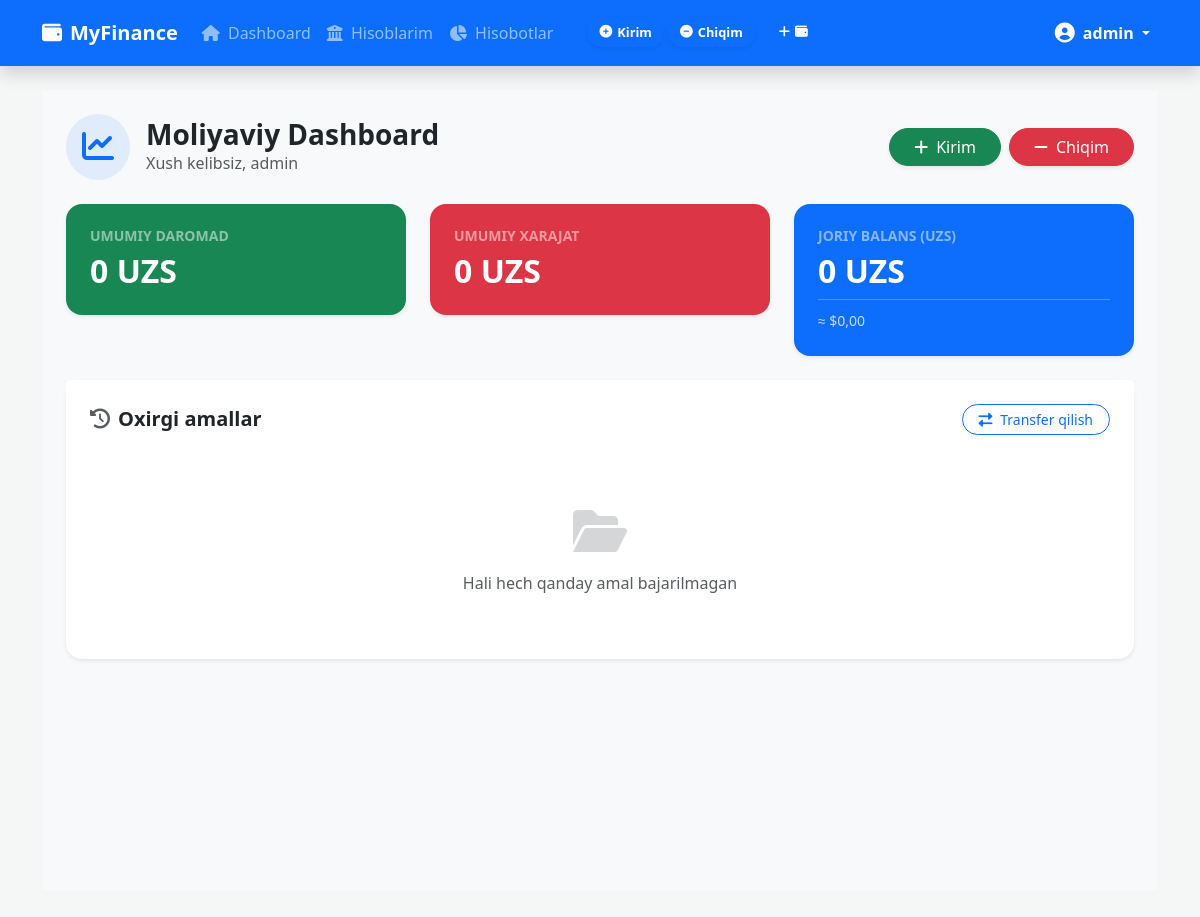
The app's page / (signed in), older data.
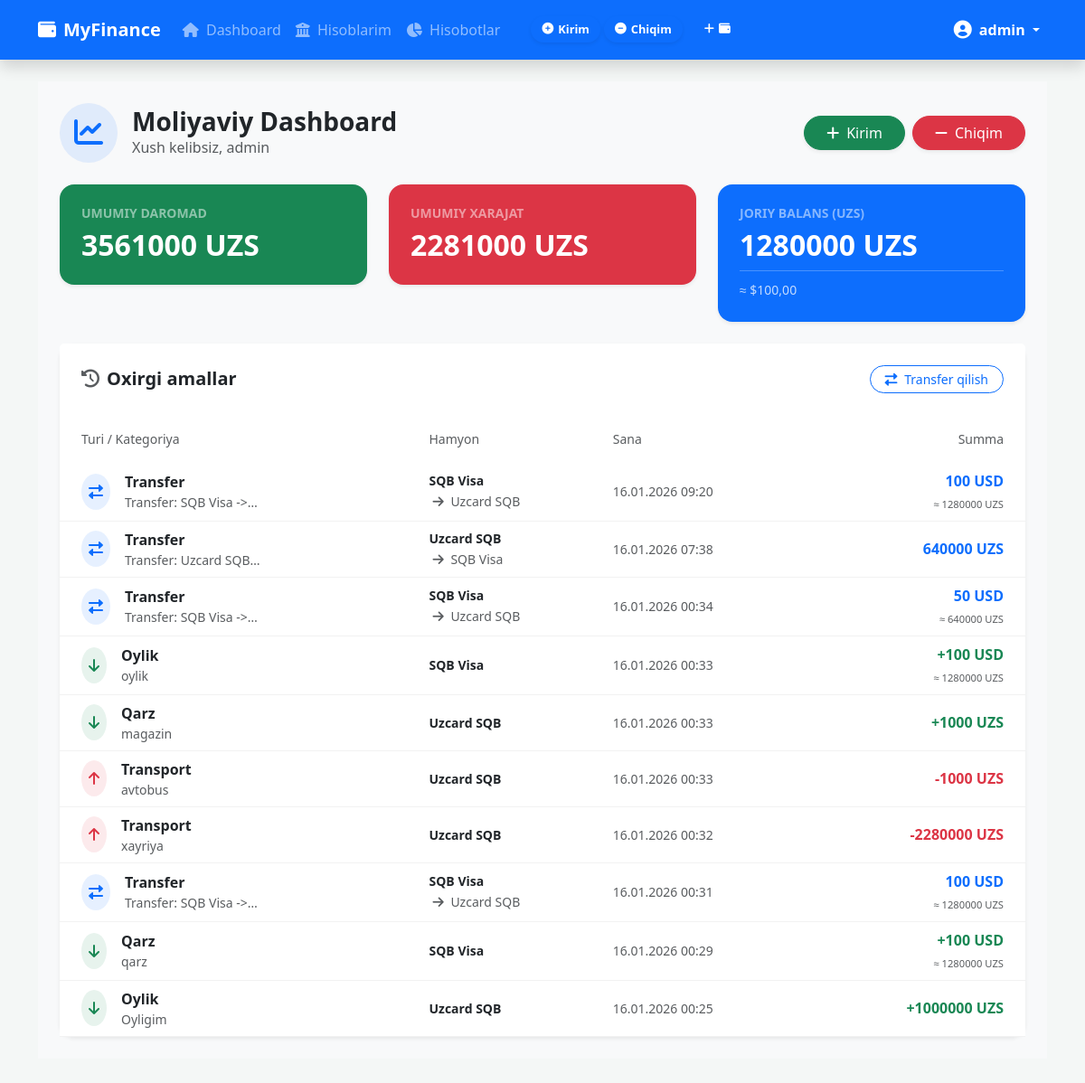
The same page, newer data.
### transactions/models.py (models this page shows, shortened)
class Transaction(models.Model):
    user = models.ForeignKey(User, on_delete=models.CASCADE)
    account = models.ForeignKey(Account, on_delete=models.CASCADE, related_name='transactions')
    category = models.ForeignKey(Category, on_delete=models.SET_NULL, null=True, blank=True)
    amount = models.DecimalField(max_digits=20, decimal_places=2)  # Asosiy miqdor
    currency = models.CharField(max_length=3)  # Tranzaksiya qilingan valyuta
    exchange_rate = models.DecimalField(max_digits=10, decimal_places=2, default=12800)
    amount_in_uzs = models.DecimalField(max_digits=20, decimal_places=2, null=True, blank=True)
    comment = models.TextField(blank=True)
    date = models.DateTimeField(auto_now_add=True)
    is_transfer = models.BooleanField(default=False)
    to_account = models.ForeignKey(Account, on_delete=models.SET_NULL, null=True, blank=True, related_name='transfers_in')
    original_amount = models.DecimalField(max_digits=20, decimal_places=2, null=True, blank=True)
    original_currency = models.CharField(max_length=3, null=True, blank=True)

class Category(models.Model):
    KIND_CHOICES = [
        ('in', 'Kirim (Income)'),
        ('out', 'Chiqim (Expense)'),
    ]
    user = models.ForeignKey(User, on_delete=models.CASCADE)
    name = models.CharField(max_length=100)
    kind = models.CharField(max_length=3, choices=KIND_CHOICES)
    icon = models.CharField(max_length=50, blank=True) # Masalan: fa-shopping-cart

### accounts/models.py (models this page shows, shortened)
class Account(models.Model):
    ACCOUNT_TYPES = [
        ('CASH', 'Naqd pul'),
        ('CARD', 'Bank kartasi'),
        ('OTHER', 'Boshqa'),
    ]
    CURRENCIES = [
        ('UZS', "O'zbek so'mi"),
        ('USD', "AQSH Dollari"),
    ]
    user = models.ForeignKey(User, on_delete=models.CASCADE, related_name='accounts')
    name = models.CharField(max_length=100) # Masalan: Uzcard, Visa, Naqd hamyon
    account_type = models.CharField(max_length=10, choices=ACCOUNT_TYPES, default='CARD')
    balance = models.DecimalField(max_digits=20, decimal_places=2, default=0)
    currency = models.CharField(max_length=3, choices=CURRENCIES, default='UZS')
    icon = models.CharField(max_length=50, default='wallet') # FontAwesome ikonkasi uchun

### accounts/views.py (the view)
# urls.py: path('', DashboardView.as_view(), name='dashboard'),
class DashboardView(LoginRequiredMixin, View):
    def get(self, request):
        accounts = request.user.accounts.all()
        transactions = Transaction.objects.filter(user=request.user).order_by('-date')[:15]
        total_balance_uzs = Decimal('0')
        total_income = Decimal('0')
        total_expense = Decimal('0')
        for acc in accounts:
            if acc.currency == 'USD':
                total_balance_uzs += (acc.balance * USD_TO_UZS)
            else:
                total_balance_uzs += acc.balance
        all_stats = Transaction.objects.filter(user=request.user, is_transfer=False)
        for t in all_stats:
            val = t.amount * USD_TO_UZS if t.currency == 'USD' else t.amount
            if t.category and t.category.kind == 'in':
                total_income += val
            elif t.category and t.category.kind == 'out':
                total_expense += val
        total_balance_usd = (total_balance_uzs / USD_TO_UZS).quantize(Decimal('0.01'), rounding=ROUND_DOWN)
        context = {
            'accounts': accounts,
            'transactions': transactions,
            'balance': total_balance_uzs.quantize(Decimal('1')),
            'total_income': total_income.quantize(Decimal('1')),
            'total_expense': total_expense.quantize(Decimal('1')),
            'total_balance_usd': total_balance_usd,
        }
        return render(request, 'accounts/dashboard.html', context)

### templates/accounts/dashboard.html (shortened to what this page needs)
{% extends 'base.html' %}
{% load static %}
{% block content %}
<div class="container-fluid py-4 bg-light" style="min-height: 100vh;">
    <div class="container">
        <div class="mb-4 d-flex align-items-center justify-content-between">
            <div class="d-flex align-items-center gap-3">
                <div class="bg-primary bg-opacity-10 rounded-circle p-3 text-primary">
                    <i class="fas fa-chart-line fa-2x"></i>
                </div>
                <div>
                    <h1 class="fw-bold mb-0 h3">Moliyaviy Dashboard</h1>
                    <p class="text-muted mb-0">Xush kelibsiz, {{ request.user.username }}</p>
                </div>
            </div>
            <div class="d-flex gap-2">
                <a href="{% url 'transaction_add' 'in' %}" class="btn btn-success rounded-pill px-4 shadow-sm">
                    <i class="fas fa-plus me-2"></i>Kirim
                </a>
                <a href="{% url 'transaction_add' 'out' %}" class="btn btn-danger rounded-pill px-4 shadow-sm">
                    <i class="fas fa-minus me-2"></i>Chiqim
                </a>
            </div>
        </div>
        <div class="row g-4 mb-4">
            <div class="col-md-4">
                <div class="card border-0 shadow-sm rounded-4 bg-success text-white">
                    <div class="card-body p-4">
                        <h6 class="text-white-50 text-uppercase fw-bold small">Umumiy Daromad</h6>
                        <h2 class="fw-bold mb-0">{{ total_income|floatformat:0 }} UZS</h2>
                    </div>
                </div>
            </div>
            <div class="col-md-4">
                <div class="card border-0 shadow-sm rounded-4 bg-danger text-white">
                    <div class="card-body p-4">
                        <h6 class="text-white-50 text-uppercase fw-bold small">Umumiy Xarajat</h6>
                        <h2 class="fw-bold mb-0">{{ total_expense|floatformat:0 }} UZS</h2>
                    </div>
                </div>
            </div>
            <div class="col-md-4">
                <div class="card border-0 shadow-sm rounded-4 bg-primary text-white">
                    <div class="card-body p-4">
                        <h6 class="text-white-50 text-uppercase fw-bold small">Joriy Balans (UZS)</h6>
                        <h2 class="fw-bold mb-1">{{ balance|floatformat:0 }} UZS</h2>
                        <div class="pt-2 border-top border-white border-opacity-25 mt-2">
                            <small class="opacity-75">≈ ${{ total_balance_usd|floatformat:2 }}</small>
                        </div>
                    </div>
                </div>
            </div>
        </div>
        <div class="card border-0 shadow-sm rounded-4">
            <div class="card-header bg-white border-0 p-4 d-flex justify-content-between align-items-center">
                <h5 class="fw-bold mb-0"><i class="fas fa-history me-2 text-muted"></i>Oxirgi amallar</h5>
                <a href="{% url 'transfer' %}" class="btn btn-outline-primary btn-sm rounded-pill px-3">
                    <i class="fas fa-exchange-alt me-1"></i> Transfer qilish
                </a>
            </div>
            <div class="card-body p-0">
                {% if transactions %}
                <div class="table-responsive">
                    <table class="table table-hover align-middle mb-0">
                        <thead class="bg-light">
                            <tr>
                                <th class="ps-4 py-3 text-muted fw-normal small">Turi / Kategoriya</th>
                                <th class="py-3 text-muted fw-normal small">Hamyon</th>
                                <th class="py-3 text-muted fw-normal small">Sana</th>
                                <th class="py-3 text-muted fw-normal small text-end pe-4">Summa</th>
                            </tr>
                        </thead>
                        <tbody>
                            {% for t in transactions %}
                            <tr>
                                <td class="ps-4">
                                    <div class="d-flex align-items-center gap-3">
                                        <div class="rounded-circle p-2
                                            {% if t.is_transfer %} bg-primary bg-opacity-10 text-primary
                                            {% elif t.category and t.category.kind == 'in' %} bg-success bg-opacity-10 text-success
                                            {% else %} bg-danger bg-opacity-10 text-danger {% endif %}">
                                            {% if t.is_transfer %}
                                                <i class="fas fa-exchange-alt"></i>
                                            {% elif t.category and t.category.kind == 'in' %}
                                                <i class="fas fa-arrow-down"></i>
                                            {% else %}
                                                <i class="fas fa-arrow-up"></i>
                                            {% endif %}
                                        </div>
                                        <div>
                                            <div class="fw-bold">
                                                {% if t.is_transfer %} Transfer {% else %} {{ t.category.name|default:"Kategoriya yo'q" }} {% endif %}
                                            </div>
                                            {% if t.comment %}
                                                <small class="text-muted d-block text-truncate" style="max-width: 150px;">{{ t.comment }}</small>
                                            {% endif %}
                                        </div>
                                    </div>
                                </td>
                                <td>
                                    <div class="small fw-bold text-dark">{{ t.account.name }}</div>
                                    {% if t.is_transfer %}
                                        <small class="text-muted"><i class="fas fa-arrow-right mx-1"></i> {{ t.to_account.name }}</small>
                                    {% endif %}
                                </td>
                                <td class="text-muted small">
                                    {{ t.date|date:"d.m.Y H:i" }}
                                </td>
                                <td class="text-end pe-4">
                                    <div class="fw-bold
                                        {% if t.is_transfer %} text-primary
                                        {% elif t.category and t.category.kind == 'in' %} text-success
                                        {% else %} text-danger {% endif %}">
                                        {% if t.is_transfer %}
                                            {{ t.amount|floatformat:0 }} {{ t.currency }}
                                        {% elif t.category and t.category.kind == 'in' %}
                                            +{{ t.amount|floatformat:0 }} {{ t.currency }}
                                        {% else %}
                                            -{{ t.amount|floatformat:0 }} {{ t.currency }}
                                        {% endif %}
                                    </div>
                                    {% if t.currency != 'UZS' and t.amount_in_uzs %}
                                        <small class="text-muted" style="font-size: 0.7rem;">≈ {{ t.amount_in_uzs|floatformat:0 }} UZS</small>
                                    {% endif %}
                                </td>
                            </tr>
                            {% endfor %}
                        </tbody>
                    </table>
                </div>
                {% else %}
                <div class="text-center py-5">
                    <i class="fas fa-folder-open fa-3x text-muted opacity-25"></i>
                    <p class="text-muted mt-3">Hali hech qanday amal bajarilmagan</p>
                </div>
                {% endif %}
            </div>
        </div>
    </div>
</div>
{% endblock %}

### templates/base.html (shortened to what this page needs)
<!DOCTYPE html>
<html lang="{{ request.LANGUAGE_CODE }}">
<head>
    <link href="https://cdn.jsdelivr.net/npm/bootstrap@5.3.0/dist/css/bootstrap.min.css" rel="stylesheet">
    <link rel="stylesheet" href="https://cdnjs.cloudflare.com/ajax/libs/font-awesome/6.0.0/css/all.min.css">
</head>
<body>
<nav class="navbar navbar-expand-xl navbar-dark bg-primary mb-4 shadow">
    <div class="container">
        <a class="navbar-brand fw-bold" href="{% url 'dashboard' %}">
            <i class="fas fa-wallet me-2"></i>MyFinance
        </a>
        <div class="collapse navbar-collapse" id="navbarNav">
            <ul class="navbar-nav me-auto align-items-center">
                <li class="nav-item">
                    <a class="nav-link" href="{% url 'dashboard' %}">
                        <i class="fas fa-home me-1"></i>
                        {% if request.LANGUAGE_CODE == 'ru' %}Панель{% elif request.LANGUAGE_CODE == 'en' %}Dashboard{% else %}Dashboard{% endif %}
                    </a>
                </li>
                <li class="nav-item">
                    <a class="nav-link" href="{% url 'account_list' %}">
                        <i class="fas fa-university me-1"></i>
                        {% if request.LANGUAGE_CODE == 'ru' %}Мои счета{% elif request.LANGUAGE_CODE == 'en' %}My Accounts{% else %}Hisoblarim{% endif %}
                    </a>
                </li>
                <li class="nav-item">
                    <a class="nav-link" href="{% url 'reports' %}">
                        <i class="fas fa-chart-pie me-1"></i>
                        {% if request.LANGUAGE_CODE == 'ru' %}Отчеты{% elif request.LANGUAGE_CODE == 'en' %}Reports{% else %}Hisobotlar{% endif %}
                    </a>
                </li>
                {% if user.is_authenticated %}
                <li class="nav-item ms-xl-4">
                    <a class="nav-link text-white btn btn-success btn-round nav-btn-custom shadow-sm" href="{% url 'transaction_add' 'in' %}">
                        <i class="fas fa-plus-circle"></i>
                        {% if request.LANGUAGE_CODE == 'ru' %}Доход{% elif request.LANGUAGE_CODE == 'en' %}Income{% else %}Kirim{% endif %}
                    </a>
                </li>
                <li class="nav-item">
                    <a class="nav-link text-white btn btn-danger btn-round nav-btn-custom shadow-sm" href="{% url 'transaction_add' 'out' %}">
                        <i class="fas fa-minus-circle"></i>
                        {% if request.LANGUAGE_CODE == 'ru' %}Расход{% elif request.LANGUAGE_CODE == 'en' %}Expense{% else %}Chiqim{% endif %}
                    </a>
                </li>
                <li class="nav-item ms-2">
                    <a class="nav-link text-white btn btn-outline-light btn-round nav-btn-custom" href="{% url 'account_create' %}" title="Yangi hisob">
                        <i class="fas fa-plus"></i> <i class="fas fa-wallet"></i>
                    </a>
                </li>
                {% endif %}
            </ul>
            <ul class="navbar-nav ms-auto">
                {% if user.is_authenticated %}
                <li class="nav-item dropdown">
                    <a class="nav-link dropdown-toggle text-white fw-bold" href="#" id="profileDrop" data-bs-toggle="dropdown">
                        <i class="fas fa-user-circle fa-lg me-1"></i> {{ user.username }}
                    </a>
                </li>
                {% endif %}
            </ul>
        </div>
    </div>
</nav>
<div class="container pb-5">
    {% block content %}{% endblock %}
</div>
</body>
</html>

### templates/base.html (style rules this page uses)
body { background-color: #f4f7f6; font-family: 'Segoe UI', Tahoma, Geneva, Verdana, sans-serif; }
.card { border-radius: 15px; border: none; box-shadow: 0 4px 6px rgba(0,0,0,0.1); }
.btn-round { border-radius: 30px; }
.navbar { box-shadow: 0 2px 10px rgba(0,0,0,0.1); padding: 0.8rem 0; }
.nav-btn-custom { font-size: 0.8rem; font-weight: 600; margin: 2px; padding: 5px 12px !important; display: flex; align-items: center; }
.nav-btn-custom i { margin-right: 5px; }

### templates/accounts/dashboard.html (style rules this page uses)
.card { border-radius: 1rem; }
.table thead th { border: none; }
.table tbody td { border-bottom: 1px solid #f2f2f2; }
.bg-opacity-10 { --bs-bg-opacity: 0.1; }

Row changes from the older to the newer data that the page shows:
added Transaction: is_transfer True (drawn), comment "Transfer: SQB Visa ->…", account.name "SQB Visa", to_account.name "Uzcard SQB", date "16.01.2026 09:20", amount "100", currency "USD", amount_in_uzs "1280000"
added Transaction: is_transfer True (drawn), comment "Transfer: Uzcard SQB…", account.name "Uzcard SQB", to_account.name "SQB Visa", date "16.01.2026 07:38", amount "640000", currency "UZS"
added Transaction: is_transfer True (drawn), comment "Transfer: SQB Visa ->…", account.name "SQB Visa", to_account.name "Uzcard SQB", date "16.01.2026 00:34", amount "50", currency "USD", amount_in_uzs "640000"
added Transaction: is_transfer False (drawn), category.name "Oylik", comment "oylik", account.name "SQB Visa", date "16.01.2026 00:33", amount "100", currency "USD", amount_in_uzs "1280000"
added Transaction: is_transfer False (drawn), category.name "Qarz", comment "magazin", account.name "Uzcard SQB", date "16.01.2026 00:33", amount "1000", currency "UZS"
added Transaction: is_transfer False (drawn), category.name "Transport", comment "avtobus", account.name "Uzcard SQB", date "16.01.2026 00:33", amount "1000", currency "UZS"
added Transaction: is_transfer False (drawn), category.name "Transport", comment "xayriya", account.name "Uzcard SQB", date "16.01.2026 00:32", amount "2280000", currency "UZS"
added Transaction: is_transfer True (drawn), comment "Transfer: SQB Visa ->…", account.name "SQB Visa", to_account.name "Uzcard SQB", date "16.01.2026 00:31", amount "100", currency "USD", amount_in_uzs "1280000"
added Transaction: is_transfer False (drawn), category.name "Qarz", comment "qarz", account.name "SQB Visa", date "16.01.2026 00:29", amount "100", currency "USD", amount_in_uzs "1280000"
added Transaction: is_transfer False (drawn), category.name "Oylik", comment "Oyligim", account.name "Uzcard SQB", date "16.01.2026 00:25", amount "1000000", currency "UZS"
Text that changed along with them:
{{ total_income|floatformat:0 }}: "0" → "3561000"
{{ total_expense|floatformat:0 }}: "0" → "2281000"
{{ balance|floatformat:0 }}: "0" → "1280000"
{{ total_balance_usd|floatformat:2 }}: "0,00" → "100,00"
text no longer shown: "Hali hech qanday amal bajarilmagan"
text now shown: "Turi / Kategoriya Hamyon Sana Summa"
